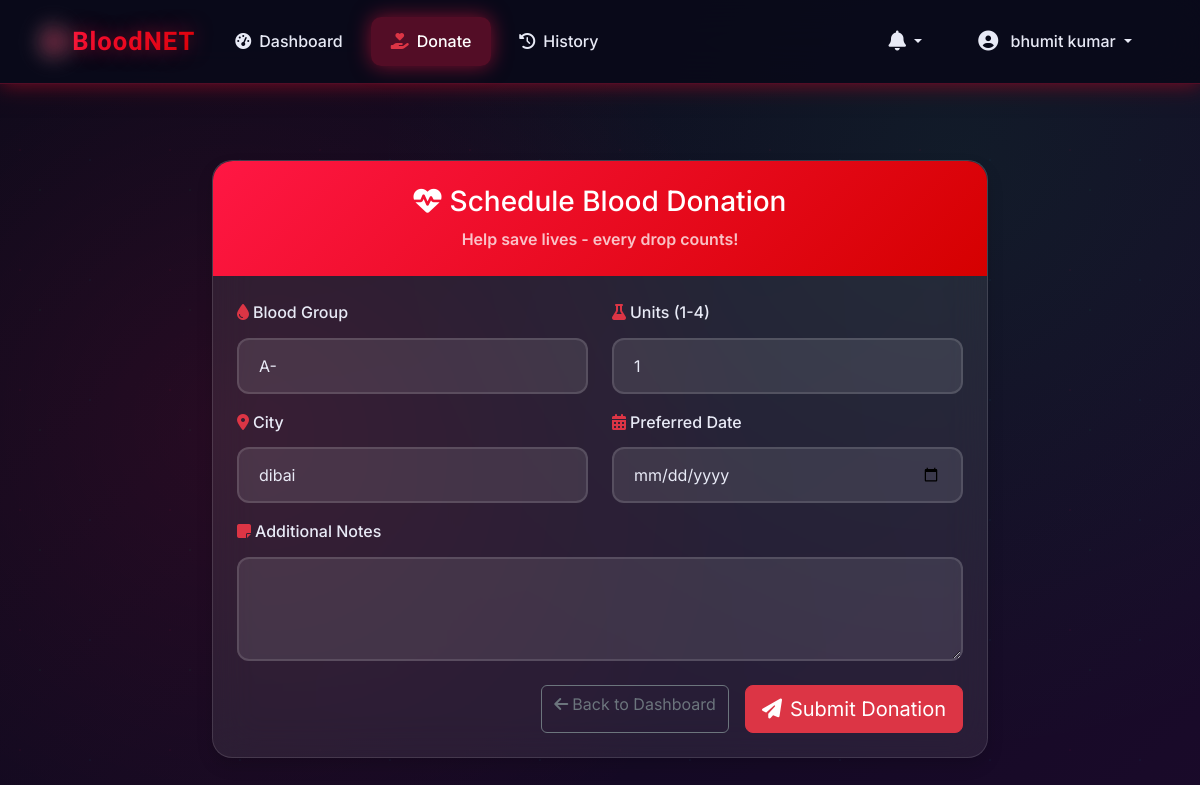
Page /donor/donate/ (signed in) on the committed database.
### public_app/models.py (models this page shows, shortened)
class CustomUser(AbstractUser):
    role = models.CharField(max_length=20, choices=ROLES, default='donor')
    blood_group = models.CharField(max_length=5, choices=BLOOD_GROUPS, blank=True)
    city = models.CharField(max_length=100, blank=True)
    phone = models.CharField(max_length=15, blank=True)
    profile_image = models.ImageField(upload_to='profiles/', blank=True, null=True)
    is_verified = models.BooleanField(default=False)
    created_at = models.DateTimeField(auto_now_add=True)

### donor_app/views.py (the view)
    def wrapper(request, *args, **kwargs):
        if not request.user.is_authenticated or request.user.role != 'donor':
            messages.error(request, 'Access denied.')
            return redirect('login')
        return func(request, *args, **kwargs)

### donor_app/forms.py
class DonationForm(forms.ModelForm):
    class Meta:
        model = Donation
        fields = ['blood_group', 'units', 'city', 'donation_date', 'notes']
        widgets = {
            'donation_date': forms.DateInput(attrs={'type': 'date', 'class': 'form-control'}),
            'notes': forms.Textarea(attrs={'rows': 3, 'class': 'form-control'}),
        }
    def __init__(self, *args, **kwargs):
        super().__init__(*args, **kwargs)
        for name, field in self.fields.items():
            if name not in ['donation_date', 'notes']:
                field.widget.attrs['class'] = 'form-control'

### donor_app/views.py (called while the page is built, shortened)
def donor_required(func):
    def wrapper(request, *args, **kwargs):
        if not request.user.is_authenticated or request.user.role != 'donor':
            messages.error(request, 'Access denied.')
            return redirect('login')
        return func(request, *args, **kwargs)
    wrapper.__name__ = func.__name__
    return wrapper

@donor_required
def donate(request):
    form = DonationForm(request.POST or None, initial={'blood_group': request.user.blood_group, 'city': request.user.city})
    return render(request, 'donor_app/donate.html', {'form': form})

### templates/donor_app/donate.html (shortened to what this page needs)
{% extends 'donor_app/base.html' %}
{% block content %}
<div class="row justify-content-center">
    <div class="col-lg-8">
        <div class="card shadow">
            <div class="card-header bg-danger text-white text-center">
                <h3 class="mb-0">
                    <i class="fas fa-heartbeat me-2"></i>Schedule Blood Donation
                </h3>
                <p class="mb-0 mt-2 opacity-75">Help save lives - every drop counts!</p>
            </div>
            <div class="card-body p-4">
                <form method="post">
                    <div class="row">
                        <div class="col-md-6 mb-3">
                            <label for="{{ form.blood_group.id_for_label }}" class="form-label">
                                <i class="fas fa-tint me-1 text-danger"></i>Blood Group
                            </label>
                            {{ form.blood_group }}
                        </div>
                        <div class="col-md-6 mb-3">
                            <label for="{{ form.units.id_for_label }}" class="form-label">
                                <i class="fas fa-flask me-1 text-danger"></i>Units (1-4)
                            </label>
                            {{ form.units }}
                        </div>
                    </div>
                    <div class="row">
                        <div class="col-md-6 mb-3">
                            <label for="{{ form.city.id_for_label }}" class="form-label">
                                <i class="fas fa-map-marker-alt me-1 text-danger"></i>City
                            </label>
                            {{ form.city }}
                        </div>
                        <div class="col-md-6 mb-3">
                            <label for="{{ form.donation_date.id_for_label }}" class="form-label">
                                <i class="fas fa-calendar-alt me-1 text-danger"></i>Preferred Date
                            </label>
                            {{ form.donation_date }}
                        </div>
                    </div>
                    <div class="mb-4">
                        <label for="{{ form.notes.id_for_label }}" class="form-label">
                            <i class="fas fa-sticky-note me-1 text-danger"></i>Additional Notes
                        </label>
                        {{ form.notes }}
                    </div>
                    <div class="d-grid gap-2 d-md-flex justify-content-md-end">
                        <a href="{% url 'donor_dashboard' %}" class="btn btn-outline-secondary me-md-2">
                            <i class="fas fa-arrow-left me-1"></i>Back to Dashboard
                        </a>
                        <button type="submit" class="btn btn-danger btn-lg">
                            <i class="fas fa-paper-plane me-2"></i>Submit Donation
                        </button>
                    </div>
                </form>
            </div>
        </div>
    </div>
</div>
{% endblock %}

### templates/donor_app/base.html (shortened to what this page needs)
{% load static %}
<!DOCTYPE html>
<html lang="en">
<head>
    <link href="https://cdn.jsdelivr.net/npm/bootstrap@5.3.2/dist/css/bootstrap.min.css" rel="stylesheet">
    <link href="https://cdnjs.cloudflare.com/ajax/libs/font-awesome/6.4.0/css/all.min.css" rel="stylesheet">
</head>
<body>
    <nav class="navbar navbar-expand-lg navbar-dark fixed-top">
        <div class="container">
            <a class="navbar-brand fw-bold" href="{% url 'donor_dashboard' %}">
                <i class="fas fa-tint me-2"></i>BloodNET
            </a>
            <div class="collapse navbar-collapse" id="navbarNav">
                <ul class="navbar-nav me-auto">
                    <li class="nav-item">
                        <a class="nav-link{% if request.resolver_match.url_name == 'donor_dashboard' %} active{% endif %}" href="{% url 'donor_dashboard' %}">
                            <i class="fas fa-tachometer-alt me-2"></i>Dashboard
                        </a>
                    </li>
                    <li class="nav-item">
                        <a class="nav-link{% if request.resolver_match.url_name == 'donate' %} active{% endif %}" href="{% url 'donate' %}">
                            <i class="fas fa-hand-holding-heart me-2 text-danger"></i>Donate
                        </a>
                    </li>
                    <li class="nav-item">
                        <a class="nav-link{% if request.resolver_match.url_name == 'donation_history' %} active{% endif %}" href="{% url 'donation_history' %}">
                            <i class="fas fa-history me-2"></i>History
                        </a>
                    </li>
                </ul>
                <ul class="navbar-nav">
                    <li class="nav-item dropdown">
                        <a class="nav-link dropdown-toggle position-relative p-2" href="#" role="button" data-bs-toggle="dropdown">
                            <i class="fas fa-bell fa-lg"></i>
                        </a>
                    </li>
                    <li class="nav-item dropdown ms-2">
                        <a class="nav-link dropdown-toggle p-2" href="#" role="button" data-bs-toggle="dropdown">
                            <i class="fas fa-user-circle fa-lg me-2"></i>
                            <span class="d-none d-md-inline">{{ user.get_full_name|default:user.username|truncatechars:15 }}</span>
                        </a>
                    </li>
                </ul>
            </div>
        </div>
    </nav>
    <div class="container-fluid mt-5 pt-4 pb-5">
        {% block content %}{% endblock %}
    </div>
</body>
</html>

### templates/donor_app/base.html (style rules this page uses)
:root { --cyber-red: #ff1744; --cyber-dark: #0a0a1a; --glass-bg: rgba(255,255,255,0.06); --glass-border: rgba(255,255,255,0.12); --text-primary: #e8eaf6; --text-secondary: #b0bec5; --glow-red: 0 0 20px rgba(255,23,68,0.5); --gradient-red: linear-gradient(135deg, #ff1744, #d50000); }
* { box-sizing: border-box; }
body { font-family: 'Inter', sans-serif; background: radial-gradient(circle at 20% 50%, rgba(255,23,68,0.1) 0%, transparent 50%), radial-gradient(circle at 80% 20%, rgba(0,230,118,0.08) 0%, transparent 50%), linear-gradient(135deg, var(--cyber-dark) 0%, #1a0a2a 100%); color: var(--text-primary); line-height: 1.6; min-height: 100vh; position: relative; overflow-x: hidden; }
body::before { content: ''; position: fixed; top: 0; left: 0; width: 100%; height: 100%; background-image: radial-gradient(1px 1px at 20px 30px, #ff1744, transparent), radial-gradient(1px 1px at 40px 70px, #00e676, transparent), radial-gradient(1px 1px at 90px 40px, #00bcd4, transparent); background-repeat: repeat; background-size: 150px 120px; animation: cyberFlow 30s linear infinite; z-index: -1; opacity: 0.15; }
.navbar { background: rgba(10,10,26,0.95) !important; backdrop-filter: blur(25px); border-bottom: 1px solid rgba(255,23,68,0.3); box-shadow: var(--glow-red), 0 4px 20px rgba(0,0,0,0.5); padding: 1rem 2rem !important; }
.navbar-brand { font-family: 'Orbitron', monospace !important; font-weight: 800 !important; font-size: 1.6rem !important; background: var(--gradient-red); -webkit-background-clip: text; -webkit-text-fill-color: transparent; background-clip: text; text-shadow: var(--glow-red); letter-spacing: 1px; }
.navbar-brand i { filter: drop-shadow(0 0 10px currentColor); }
.navbar-nav .nav-link { color: var(--text-primary) !important; font-weight: 500; padding: 0.75rem 1.25rem !important; border-radius: 10px; margin: 0 0.25rem; transition: all 0.3s ease; position: relative; overflow: hidden; }
.navbar-nav .nav-link.active { background: rgba(255,23,68,0.3); color: white !important; box-shadow: var(--glow-red); }
.container-fluid { padding-top: 7rem !important; padding-bottom: 2rem; max-width: 1400px; margin: 0 auto; }
.card { background: rgba(255,255,255,0.08) !important; backdrop-filter: blur(20px); border: 1px solid var(--glass-border) !important; border-radius: 20px !important; box-shadow: 0 15px 35px rgba(0,0,0,0.3); transition: all 0.3s cubic-bezier(0.25, 0.46, 0.45, 0.94); margin-bottom: 2rem; color: var(--text-primary) !important; }
.card-header { background: var(--gradient-red) !important; border: none !important; color: white !important; border-radius: 20px 20px 0 0 !important; padding: 1.5rem 2rem !important; font-weight: 600; position: relative; overflow: hidden; }
.card-header::after { content: ''; position: absolute; top: 0; left: -100%; width: 100%; height: 100%; background: linear-gradient(90deg, transparent, rgba(255,255,255,0.3), transparent); transition: left 0.5s; }
.form-label { color: var(--text-primary) !important; font-weight: 500; margin-bottom: 0.75rem; }
.form-control, .form-select { background: rgba(255,255,255,0.1) !important; border: 2px solid var(--glass-border) !important; border-radius: 12px !important; color: var(--text-primary) !important; padding: 0.875rem 1.25rem !important; }
.form-control::placeholder { color: var(--text-secondary) !important; }

### rows in the picture
CustomUser: get_full_name "bhumit kumar", blood_group "A-", city "dibai"
